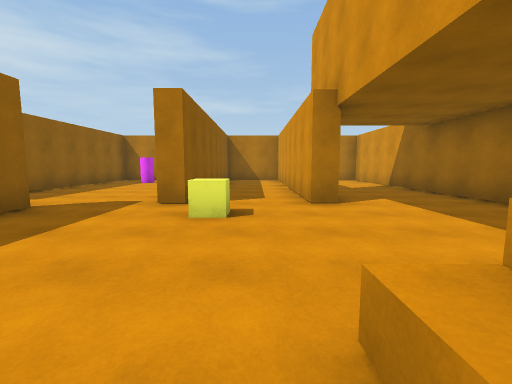
[1] (above)

16 first-person views from a walk through a scene from a Unity 3-D project. The camera is 1.4 m above the floor, tilts 6° down and sees 90° across. The floor is counted in squares, 2 m on a side. Each view is taken from the middle of a square. On the plan, view 1 faces up. The plan holds only what a view shows up to about 9 squares ahead; the rest is blank. The player is left out.

[2]
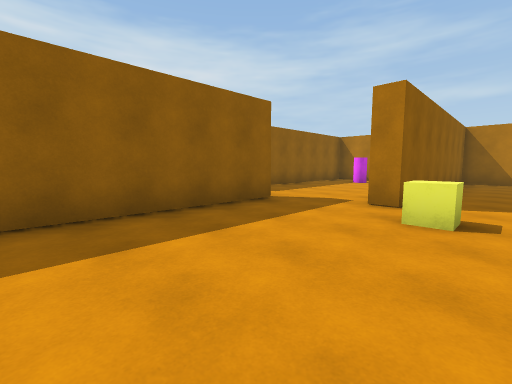

[3]
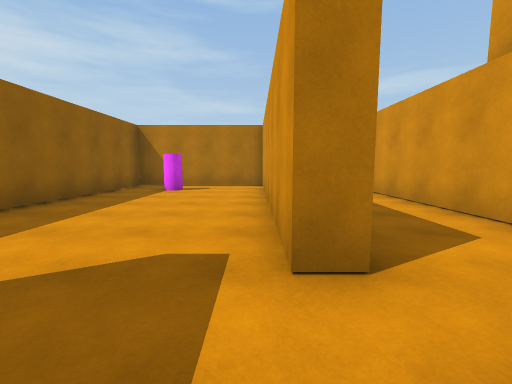

[4]
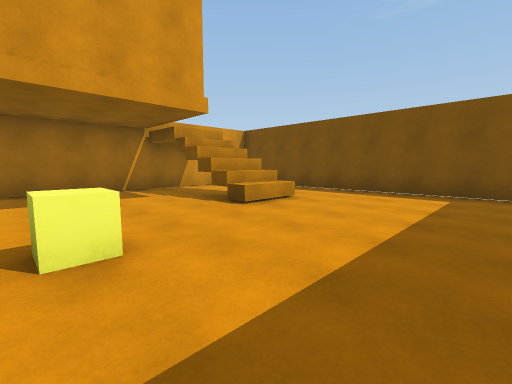

[5]
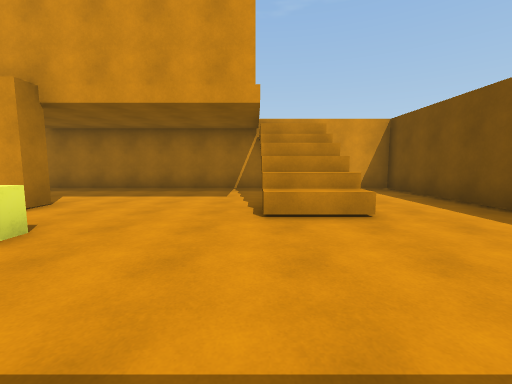

[6]
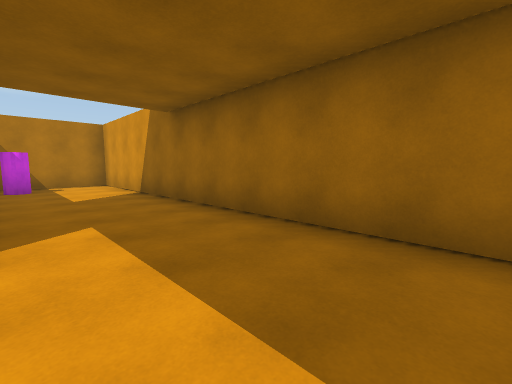

[7]
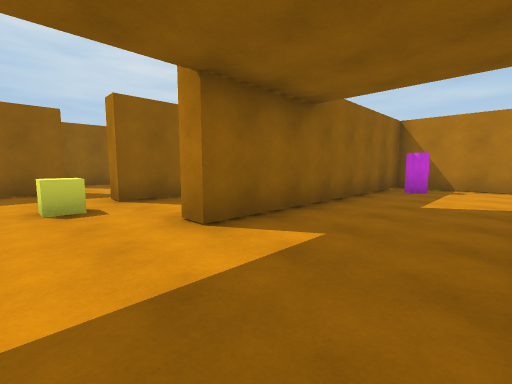

[8]
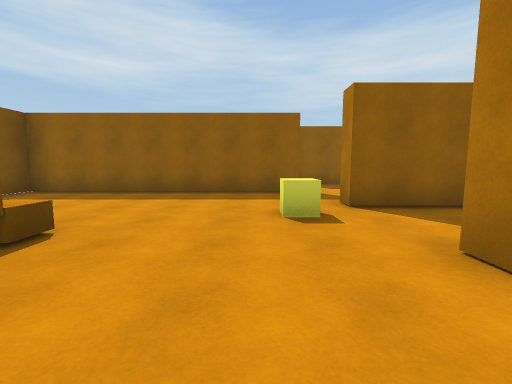

[9]
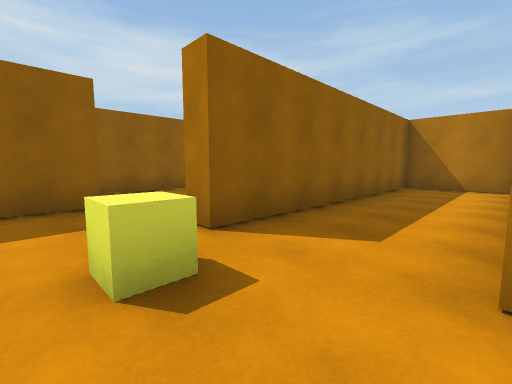

[10]
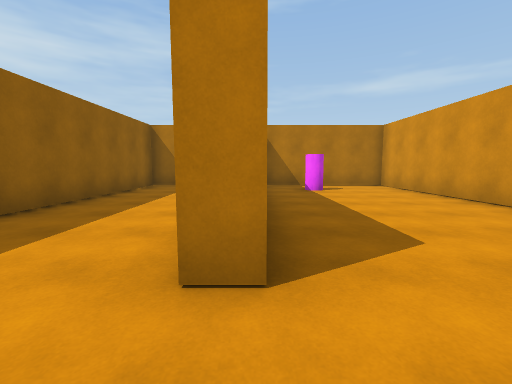

[11]
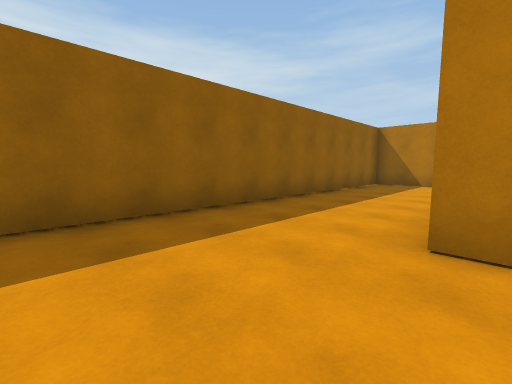

[12]
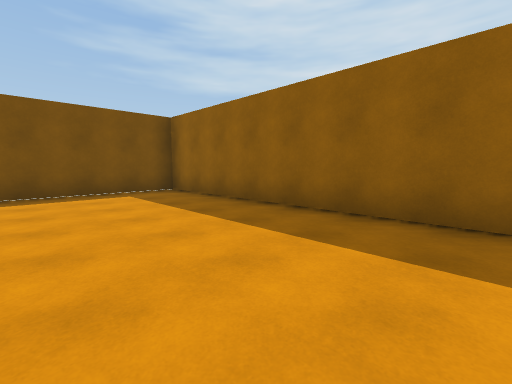

[13]
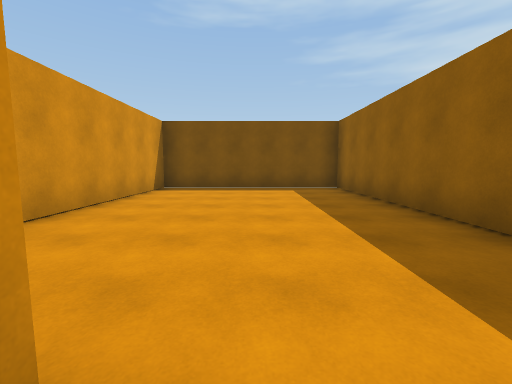

[14]
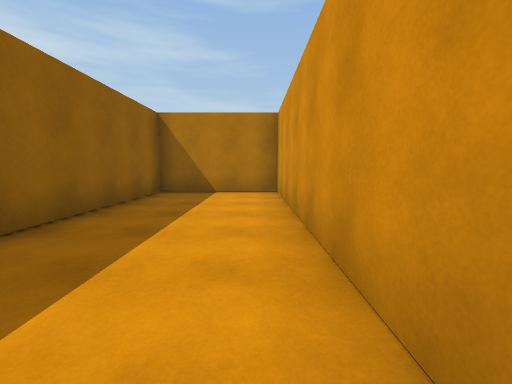

[15]
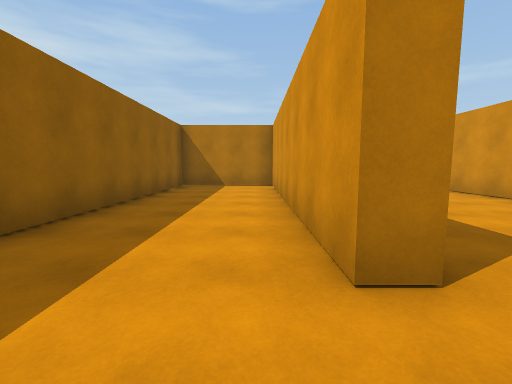

[16]
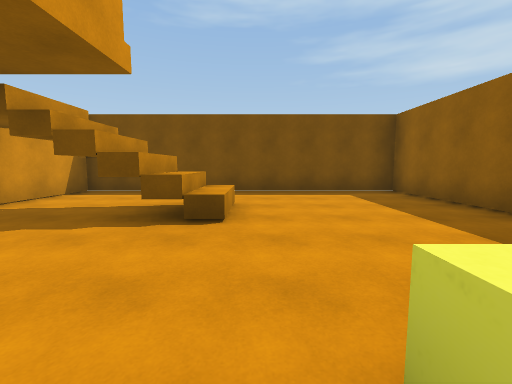

### Floor plan
Points are (right, up) in squares from view 1. A wall is a line through its corners. A room is listed if a view was taken in it or the views show most of it. See-through windows are left out.
Room 1 (views 1, 2, 3, 4, 5, 6, 7, 8, 9, 16)
walls: (0.4, 0.9) (2.5, 0.9); (4.5, 1.6) (4.5, 11.6) (1.5, 11.6) (1.5, 4.6) (1, 4.6) (1, 9.6); (1, -0.6) (1, 1); (1.4, -0.6) (1.4, 1); (-3.7, 4.2) (-3.7, -2.9) (0.5, -2.9); (1.1, 11.6) (-1.3, 11.6) (-1.3, 4.6) (-1.8, 4.6)
low walls: (0.4, -0.6) (0.4, 0.9)
ways out: opening at (-2.5, 4) to room 3; opening at (1.5, -1.5) to room 4; opening at (3.5, 0.5) to room 4
objects: yellow cube (-1, 4); other object (2, 11)
Room 2 (views 10, 11, 12, 13, 14, 15)
walls: (-5.9, 4.4) (-6.4, 4.4) (-6.4, 11.6) (-9.5, 11.6) (-9.5, -2.9) (-4.2, -2.9) (-4.2, 2)
ways out: opening at (-5, 5) to room 3
Room 3 (no view inside)
walls: (-1.8, 4.6) (-1.8, 11.6) (-5.9, 11.6) (-5.9, 4.4)
ways out: opening at (-2.5, 4) to room 1; opening at (-5, 5) to room 2
objects: other object (-4, 10)
Room 4 (no view inside)
walls: (0.5, -2.9) (4.5, -2.9) (4.5, 1.6)
ways out: opening at (1.5, -1.5) to room 1; opening at (3.5, 0.5) to room 1

Where each view was taken, in squares from view 1:
view 1: 0 up, 0 right, facing up
view 2: 0 up, 0 right, facing up-left
view 3: 3 up, 2 left, facing up
view 4: 4 up, 3 left, facing down-right
view 5: 1 up, 3 left, facing right
view 6: 2 up, 2 right, facing up-right
view 7: 3 up, 4 right, facing up-left
view 8: 3 up, 3 right, facing left
view 9: 3 up, 1 right, facing up-left
view 10: 3 up, 6 left, facing up
view 11: 2 up, 6 left, facing up-left
view 12: 4 up, 6 left, facing down-left
view 13: 5 up, 7 left, facing down
view 14: 5 up, 7 left, facing up
view 15: 3 up, 7 left, facing up
view 16: 4 up, 0 right, facing down
